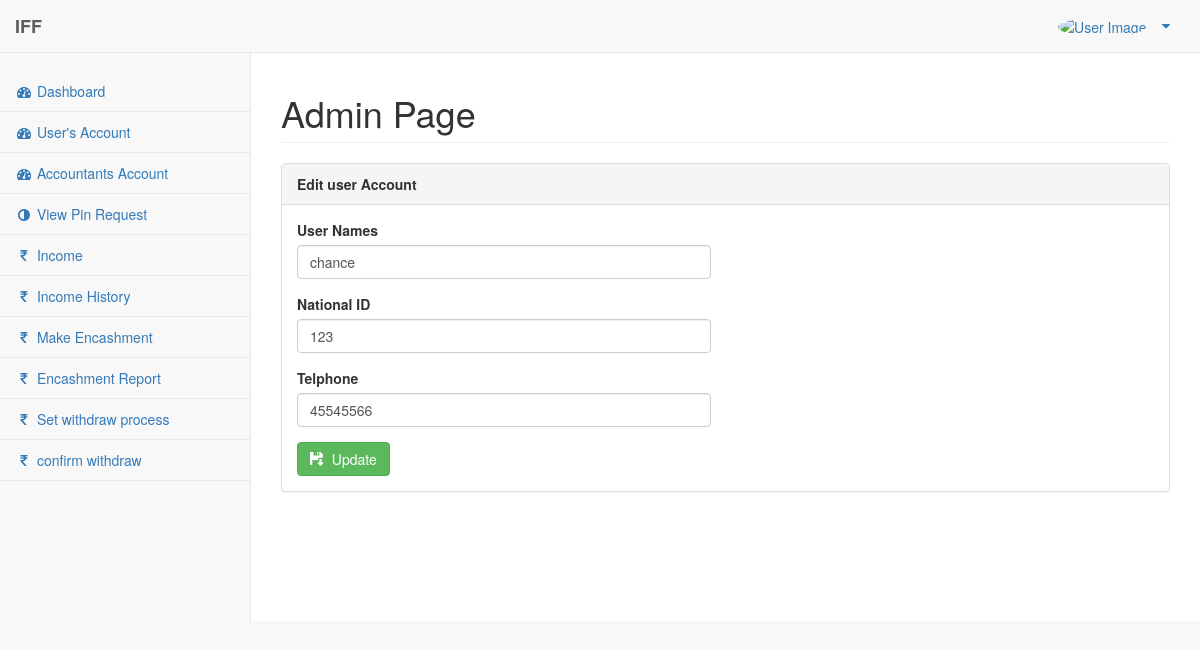
/admin/editform.php?edit_id=326 (signed in), run on the app's committed database.
### tables this page shows
CREATE TABLE `user` (
  `id` int(11) NOT NULL,
  `userident` int(11) NOT NULL,
  `Names` varchar(50) NOT NULL,
  `NationalID` bigint(50) NOT NULL,
  `password` varchar(30) NOT NULL,
  `mobile` varchar(12) NOT NULL,
  `address` text NOT NULL,
  `under_userpin` varchar(50) DEFAULT '',
  `side` enum('left','right') NOT NULL,
  `user_status` varchar(100) NOT NULL,
  `picture` varchar(200) NOT NULL,
  `created_at` datetime NOT NULL DEFAULT CURRENT_TIMESTAMP,
  `updated_at` datetime NOT NULL DEFAULT CURRENT_TIMESTAMP
);

### admin/editform.php (the view, shortened to what this page needs)
<?php
    require_once 'php-includes/connect.php';
    mysqli_query($con, "UPDATE user set Names='".$_POST['Names']."', NationalID='".$_POST['nid']."', mobile='".$_POST['mobile']."',`updated_at`=NOW() WHERE id='".$_GET['edit_id']."'"); ?>
<?php
    $result = mysqli_query($con, "SELECT * FROM user WHERE id='".$_GET['edit_id']."'");
    $row = mysqli_fetch_array($result);
?>
<!DOCTYPE html>
<html lang="en">
<head>
    <link href="../vendor/bootstrap/css/bootstrap.min.css" rel="stylesheet">
    <link href="../vendor/metisMenu/metisMenu.min.css" rel="stylesheet">
    <link href="../vendor/datatables-plugins/dataTables.bootstrap.css" rel="stylesheet">
    <link href="../vendor/datatables-responsive/dataTables.responsive.css" rel="stylesheet">
    <link href="../dist/css/sb-admin-2.css" rel="stylesheet">
    <link href="../vendor/font-awesome/css/font-awesome.min.css" rel="stylesheet" type="text/css">
</head>
<body>
    <div id="wrapper">
        <?php include 'php-includes/menu.php'; ?>
        <div id="page-wrapper">
            <div class="row">
                <div class="col-lg-12">
                    <h1 class="page-header">Admin Page</h1>
                </div>
            </div>
            <div class="row">
                <div class="col-lg-12">
                    <div class="panel panel-default">
                        <div class="panel-heading">
                            <b>Edit user Account</b>
                        </div>
                        <div class="panel-body">
                            <div class="row">
                                <div class="col-lg-6">
                                    <form role="form" method="post" action="">
                                        <div class="form-group">
                                            <label>User Names</label>
                                            <input class="form-control" name="Names"
                                                value="<?php echo $row['Names']; ?>">
                                        </div>
                                        <div class="form-group">
                                            <label>National ID</label>
                                            <input class="form-control" name="nid"
                                                value="<?php echo $row['NationalID']; ?>">
                                        </div>
                                        <div class="form-group">
                                            <label>Telphone</label>
                                            <input class="form-control" name="mobile"
                                                value="<?php echo $row['mobile']; ?>">
                                        </div>
                                        <button type="submit" name="btn_save_updates" class="btn btn-success"><span
                                                class="glyphicon glyphicon-floppy-save"></span>&nbsp; Update</button>
                                    </form>
                                </div>
                            </div>
                        </div>
                    </div>
                </div>
            </div>
</body>
</html>

### data on the page
user: Names "chance", nid "123", mobile "45545566"
